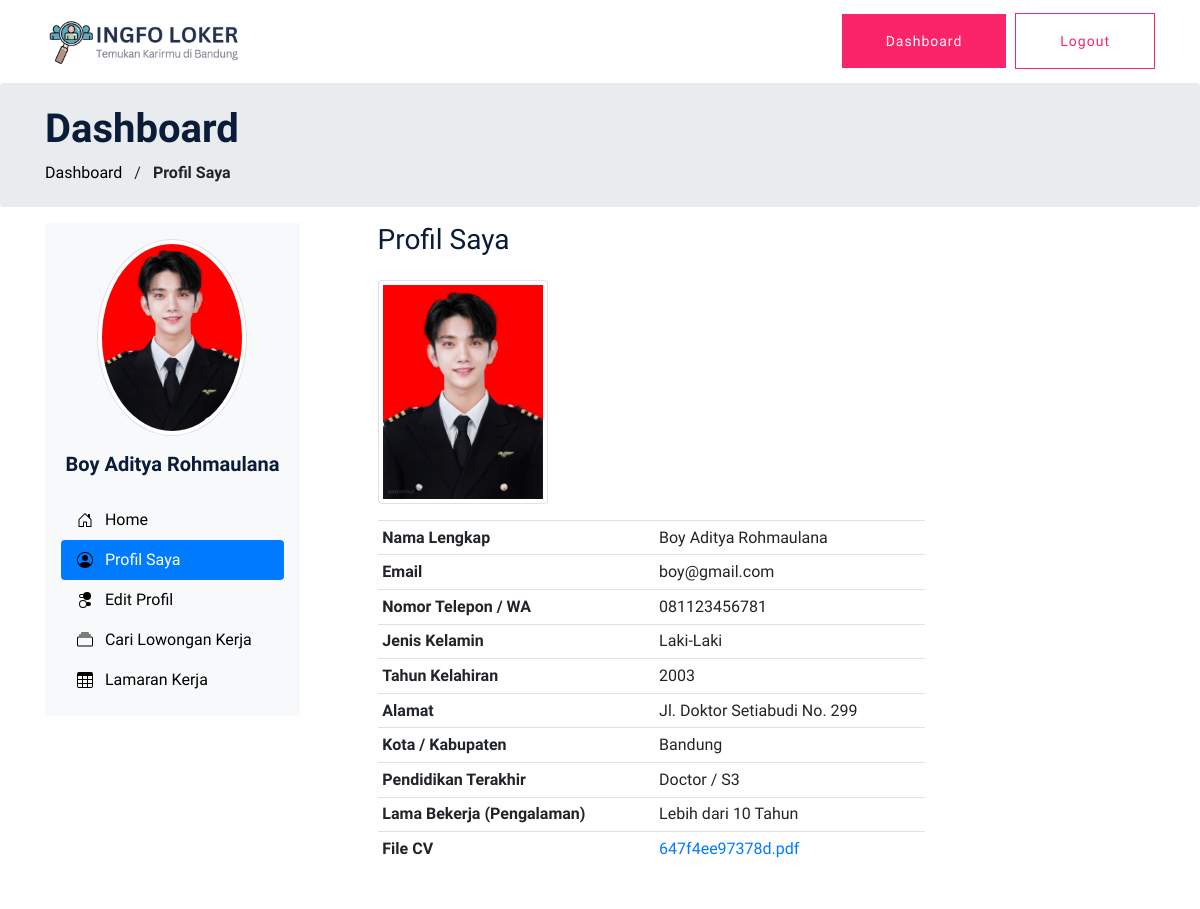
Screenshot of /user/profil_pelamar.php (signed in) with the database file from the repository.
### tables this page shows
CREATE TABLE `pelamar` (
  `id_pelamar` int(11) NOT NULL,
  `username_pelamar` varchar(100) NOT NULL,
  `password_pelamar` varchar(100) NOT NULL,
  `email_pelamar` varchar(100) NOT NULL,
  `nama_pelamar` varchar(100) NOT NULL,
  `telepon_pelamar` varchar(20) NOT NULL,
  `foto_pelamar` varchar(255) NOT NULL,
  `pendidikan_terakhir` varchar(20) NOT NULL,
  `resume` varchar(255) NOT NULL,
  `jenis_kelamin` varchar(20) NOT NULL,
  `tahun_kelahiran` varchar(5) NOT NULL,
  `alamat_pelamar` varchar(255) NOT NULL,
  `kota_kab_pelamar` varchar(100) NOT NULL,
  `lama_bekerja` varchar(25) NOT NULL,
  `status_akun` int(11) NOT NULL
);

### functions.php (called while the page is built, shortened)
<?php
$conn = mysqli_connect("localhost", "root", "", "loker");
function query($query)
{
    global $conn;
    $result = mysqli_query($conn, $query);
    $rows = [];
    while ($row = mysqli_fetch_assoc($result)) {
        $rows[] = $row;
    }
    return $rows;
}

### user/profil_pelamar.php (the view, shortened to what this page needs)
<?php
require '../functions.php';
$id_pelamar = $_SESSION['id_pelamar'];
$info = query("SELECT * FROM pelamar WHERE id_pelamar = $id_pelamar")[0];
?>
<?php $title = 'Profil Saya' ?>
<?php include 'navbar.php' ?>
<section class="breadcrumb" id="home-section">
  <div class="container">
    <div class="row">
      <div class="col-md-7 mt-10 mb-10">
        <h1 class="text-black font-weight-bold">Dashboard</h1>
        <div class="custom-breadcrumbs">
          <a href="index.php"><span style="color: black;">Dashboard</span></a> <span class="mx-2 slash">/</span>
          <span class="text-black"><strong>Profil Saya</strong></span>
        </div>
      </div>
    </div>
  </div>
</section>
<main>
  <div class="wrapper">
    <div class="content-wrapper">
      <section class="content-header">
        <div class="container mb-5">
          <div class="row">
            <?php include 'dashboard.php' ?>
            <div class="col-md-8 bg-white padding-2 container">
              <h3 class="mb-4">Profil Saya</h3>
              <div class="mb-3">
                <img src="../upload/user/foto/<?= $info['foto_pelamar'] ?>" class=" mb-3 img-responsive center-block d-block img-thumbnail" style="width: 170px;" alt="Avatar" />
              </div>
              <table class="table table-sm w-75">
                <tbody>
                  <tr>
                    <th scope="row">Nama Lengkap</th>
                    <td <?php echo ($info['nama_pelamar'] == "") ? "class='table-danger'" : "" ?>><?= $info['nama_pelamar'] ?></td>
                  </tr>
                  <tr>
                    <th scope="row">Email</th>
                    <td <?php echo ($info['email_pelamar'] == "") ? "class='table-danger'" : "" ?>><?= $info['email_pelamar'] ?></td>
                  </tr>
                  <tr>
                    <th scope="row">Nomor Telepon / WA </th>
                    <td <?php echo ($info['telepon_pelamar'] == "") ? "class='table-danger'" : "" ?>><?= $info['telepon_pelamar'] ?></td>
                  </tr>
                  <tr>
                    <th scope="row">Jenis Kelamin</th>
                    <td <?php echo ($info['jenis_kelamin'] == "") ? "class='table-danger'" : "" ?>><?= $info['jenis_kelamin'] ?></td>
                  </tr>
                  <tr>
                    <th scope="row">Tahun Kelahiran</th>
                    <td <?php echo ($info['tahun_kelahiran'] == "") ? "class='table-danger'" : "" ?>><?= $info['tahun_kelahiran'] ?></td>
                  </tr>
                  <tr>
                    <th scope="row">Alamat</th>
                    <td <?php echo ($info['alamat_pelamar'] == "") ? "class='table-danger'" : "" ?>><?= $info['alamat_pelamar'] ?></td>
                  </tr>
                  <tr>
                    <th scope="row">Kota / Kabupaten</th>
                    <td <?php echo ($info['kota_kab_pelamar'] == "") ? "class='table-danger'" : "" ?>><?= $info['kota_kab_pelamar'] ?></td>
                  </tr>
                  <tr>
                    <th scope="row">Pendidikan Terakhir</th>
                    <td <?php echo ($info['pendidikan_terakhir'] == "") ? "class='table-danger'" : "" ?>><?= $info['pendidikan_terakhir'] ?></td>
                  </tr>
                  <tr>
                    <th scope="row">Lama Bekerja (Pengalaman)</th>
                    <td <?php echo ($info['lama_bekerja'] == "") ? "class='table-danger'" : "" ?>><?= $info['lama_bekerja'] ?></td>
                  </tr>
                  <tr>
                    <th scope="row">File CV</th>
                    <td <?php echo ($info['resume'] == "") ? "class='table-danger'" : "" ?>><a href="../upload/user/resume/<?= $info['resume'] ?>" download="CV_<?= $info['nama_pelamar'] ?>" class="btn-link" ><?= $info['resume'] ?></a></td>
                  </tr>
                </tbody>
              </table>
            </div>
          </div>
        </div>
      </section>
    </div>
    </body>

### user/dashboard.php
<?php
$dashboard = query("SELECT * FROM pelamar WHERE id_pelamar = $id_pelamar")[0];
?>
<div class="col-md-3 mb-5">
    <div class="d-flex flex-column flex-shrink-0 p-3 bg-light menu-wrapper">
        <div class="mx-auto align-items-center mb-3">
            <img src="../upload/user/foto/<?= $dashboard['foto_pelamar'] ?>" class=" rounded-circle mb-3 img-responsive center-block d-block mx-auto img-thumbnail" style="width: 150px;" alt="Avatar" />
            <h5 class="mb-2" style="text-align: center;"><strong><?= $dashboard['nama_pelamar'] ?></strong></h5>
        </div>
        <div class="menu-wrapper">
            <div class="main-menu">
                <ul class="nav nav-pills flex-column mb-auto menu-wrapper">
                    <li class="nav-item">
                        <a href="index.php" class="nav-link link-dark <?php echo ($title == 'Home | Pelamar') ?  "active" : "" ?> " style="<?php echo ($title == 'Home | Pelamar') ?  "" : "color: black;" ?>">
                            <svg class="bi me-2" width="16" height="16">
                                <use xlink:href="#home" />
                            </svg>
                            &nbsp; Home
                        </a>
                    </li>
                    <li>
                        <a href="profil_pelamar.php" class="nav-link link-dark <?php echo ($title == 'Profil Saya') ?  "active" : "" ?> " style="<?php echo ($title == 'Profil Saya') ?  "" : "color: black;" ?>">
                            <svg class="bi me-2" width="16" height="16">
                                <use xlink:href="#people-circle" />
                            </svg>
                            &nbsp; Profil Saya
                        </a>
                    </li>
                    <li>
                        <a href="edit_profil.php" class="nav-link link-dark <?php echo ($title == 'Edit Profil') ?  "active" : "" ?> " style="<?php echo ($title == 'Edit Profil') ?  "" : "color: black;" ?>">
                            <svg class="bi me-2" width="16" height="16">
                                <use xlink:href="#toggles2" />
                            </svg>
                            &nbsp; Edit Profil
                        </a>
                    </li>
                    <li>
                        <a href="job_listing.php" class="nav-link link-dark <?php echo ($title == 'Cari Lowongan Kerja') ?  "active" : "" ?> " style="<?php echo ($title == 'Cari Lowongan Kerja') ?  "" : "color: black;" ?>">
                            <svg class="bi me-2" width="16" height="16">
                                <use xlink:href="#collection" />
                            </svg>
                            &nbsp; Cari Lowongan Kerja
                        </a>
                    </li>
                    <li>
                        <a href="lamaran_kerja.php" class="nav-link link-dark <?php echo ($title == 'Lamaran Kerja') ?  "active" : "" ?> " style="<?php echo ($title == 'Lamaran Kerja') ?  "" : "color: black;" ?>">
                            <svg class="bi me-2" width="16" height="16">
                                <use xlink:href="#table" />
                            </svg>
                            &nbsp; Lamaran Kerja
                        </a>
                    </li>
                </ul>
            </div>
        </div>
    </div>
</div>

### rows the page displays
pelamar: foto_pelamar (picture), nama_pelamar "Boy Aditya Rohmaulana", email_pelamar "boy@gmail.com", telepon_pelamar "081123456781", jenis_kelamin "Laki-Laki", tahun_kelahiran "2003", alamat_pelamar "Jl. Doktor Setiabudi No. 299", kota_kab_pelamar "Bandung", pendidikan_terakhir "Doctor / S3", lama_bekerja "Lebih dari 10 Tahun", resume "647f4ee97378d.pdf"
